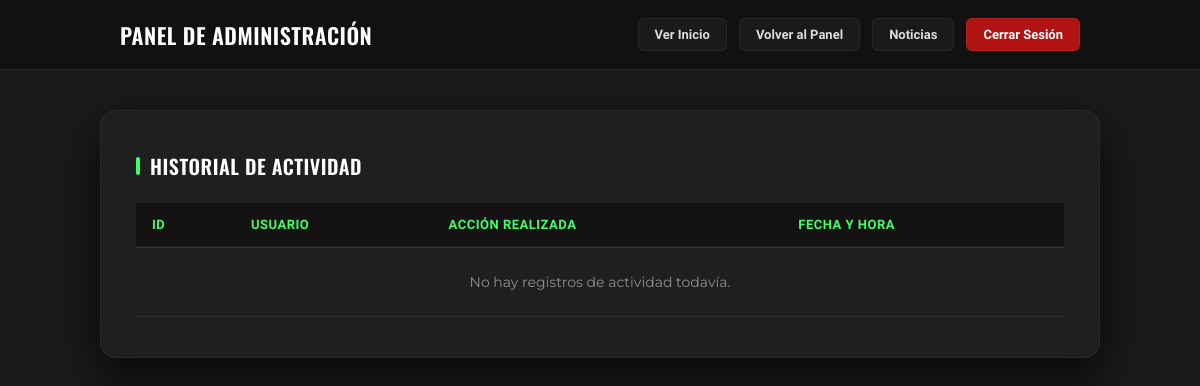
The page /historial.php (signed in) on the database as committed earlier.
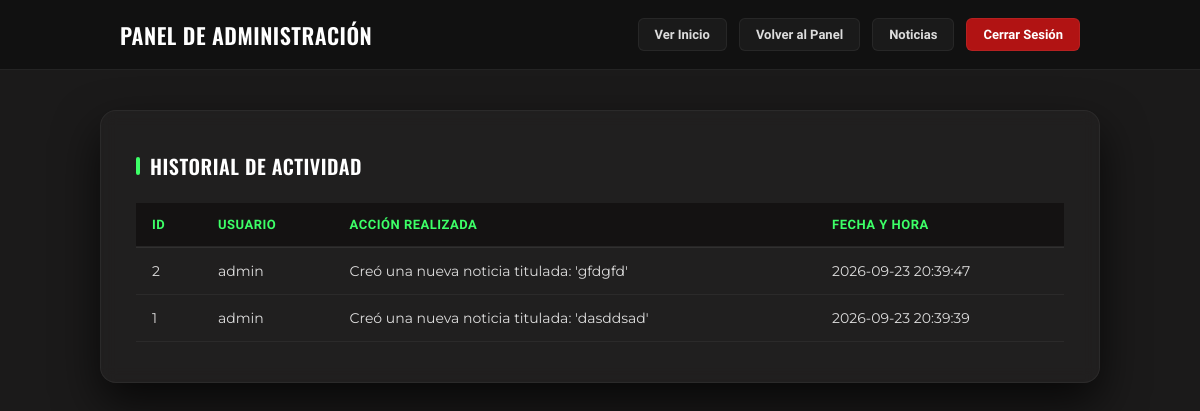
The same page on the database as committed later.
### tables this page shows
CREATE TABLE `historial_cambios` (
  `id` int(11) NOT NULL,
  `usuario` varchar(100) DEFAULT NULL,
  `id_usuario` int(11) DEFAULT NULL,
  `accion` text NOT NULL,
  `fecha` datetime DEFAULT current_timestamp()
);

### historial.php (the view, shortened to what this page needs)
<?php
require 'conexion.php';
$resultado = $conexion->query("SELECT * FROM historial_cambios ORDER BY fecha DESC");
?>
<!DOCTYPE html>
<html lang="es">
<head>
</head>
<body>
    <header>
        <h1>Panel de Administración</h1>
        <div class="nav-links">
            <a href="index.php">Ver Inicio</a>
            <a href="admin.php">Volver al Panel</a>
            <a href="noticias.php">Noticias</a>
            <a href="cerrar_sesion.php" class="btn-logout">Cerrar Sesión</a>
        </div>
    </header>
    <div class="container">
        <h3>Historial de Actividad</h3>
        <div class="tabla-container">
            <table>
                <thead>
                    <tr>
                        <th>ID</th>
                        <th>Usuario</th>
                        <th>Acción Realizada</th>
                        <th>Fecha y Hora</th>
                    </tr>
                </thead>
                <tbody>
                    <?php if ($resultado && $resultado->num_rows > 0): ?>
                        <?php while($row = $resultado->fetch_assoc()): ?>
                        <tr>
                            <td><?php echo $row['id']; ?></td>
                            <td><?php echo htmlspecialchars($row['usuario']); ?></td>
                            <td><?php echo htmlspecialchars($row['accion']); ?></td>
                            <td><?php echo $row['fecha']; ?></td>
                        </tr>
                        <?php endwhile; ?>
                    <?php else: ?>
                        <tr>
                            <td colspan="4" class="sin-registros">No hay registros de actividad todavía.</td>
                        </tr>
                    <?php endif; ?>
                </tbody>
            </table>
        </div>
    </div>
</body>
</html>

Rows that differ between the two databases and show on the page:
added historial_cambios: id "2", usuario "admin", accion "Creó una nueva noticia titulada: 'gfdgfd'", fecha "2026-09-23 20:39:47"
added historial_cambios: id "1", usuario "admin", accion "Creó una nueva noticia titulada: 'dasddsad'", fecha "2026-09-23 20:39:39"
Other text that changed with them:
text no longer shown: "No hay registros de actividad todavía."
